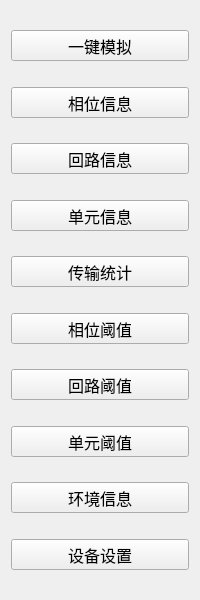
<?xml version="1.0" encoding="UTF-8"?>
<ui version="4.0">
 <class>Z_SimulationToolWid</class>
 <widget class="QWidget" name="Z_SimulationToolWid">
  <property name="geometry">
   <rect>
    <x>0</x>
    <y>0</y>
    <width>200</width>
    <height>600</height>
   </rect>
  </property>
  <property name="font">
   <font>
    <family>微软雅黑</family>
    <pointsize>12</pointsize>
   </font>
  </property>
  <property name="windowTitle">
   <string>Form</string>
  </property>
  <layout class="QVBoxLayout" name="verticalLayout">
   <item>
    <spacer name="verticalSpacer">
     <property name="orientation">
      <enum>Qt::Vertical</enum>
     </property>
     <property name="sizeHint" stdset="0">
      <size>
       <width>20</width>
       <height>40</height>
      </size>
     </property>
    </spacer>
   </item>
   <item>
    <widget class="QPushButton" name="mnTestBtn">
     <property name="minimumSize">
      <size>
       <width>0</width>
       <height>31</height>
      </size>
     </property>
     <property name="text">
      <string>一键模拟</string>
     </property>
    </widget>
   </item>
   <item>
    <spacer name="verticalSpacer_2">
     <property name="orientation">
      <enum>Qt::Vertical</enum>
     </property>
     <property name="sizeHint" stdset="0">
      <size>
       <width>20</width>
       <height>40</height>
      </size>
     </property>
    </spacer>
   </item>
   <item>
    <widget class="QPushButton" name="devBtn">
     <property name="minimumSize">
      <size>
       <width>0</width>
       <height>31</height>
      </size>
     </property>
     <property name="text">
      <string>相位信息</string>
     </property>
    </widget>
   </item>
   <item>
    <spacer name="verticalSpacer_3">
     <property name="orientation">
      <enum>Qt::Vertical</enum>
     </property>
     <property name="sizeHint" stdset="0">
      <size>
       <width>20</width>
       <height>40</height>
      </size>
     </property>
    </spacer>
   </item>
   <item>
    <widget class="QPushButton" name="loopBtn">
     <property name="minimumSize">
      <size>
       <width>0</width>
       <height>31</height>
      </size>
     </property>
     <property name="text">
      <string>回路信息</string>
     </property>
    </widget>
   </item>
   <item>
    <spacer name="verticalSpacer_4">
     <property name="orientation">
      <enum>Qt::Vertical</enum>
     </property>
     <property name="sizeHint" stdset="0">
      <size>
       <width>20</width>
       <height>40</height>
      </size>
     </property>
    </spacer>
   </item>
   <item>
    <widget class="QPushButton" name="outputBtn">
     <property name="minimumSize">
      <size>
       <width>0</width>
       <height>31</height>
      </size>
     </property>
     <property name="text">
      <string>单元信息</string>
     </property>
    </widget>
   </item>
   <item>
    <spacer name="verticalSpacer_5">
     <property name="orientation">
      <enum>Qt::Vertical</enum>
     </property>
     <property name="sizeHint" stdset="0">
      <size>
       <width>20</width>
       <height>40</height>
      </size>
     </property>
    </spacer>
   </item>
   <item>
    <widget class="QPushButton" name="transBtn">
     <property name="minimumSize">
      <size>
       <width>0</width>
       <height>31</height>
      </size>
     </property>
     <property name="text">
      <string>传输统计</string>
     </property>
    </widget>
   </item>
   <item>
    <spacer name="verticalSpacer_6">
     <property name="orientation">
      <enum>Qt::Vertical</enum>
     </property>
     <property name="sizeHint" stdset="0">
      <size>
       <width>20</width>
       <height>40</height>
      </size>
     </property>
    </spacer>
   </item>
   <item>
    <widget class="QPushButton" name="thresholdBtn">
     <property name="minimumSize">
      <size>
       <width>0</width>
       <height>31</height>
      </size>
     </property>
     <property name="text">
      <string>相位阈值</string>
     </property>
    </widget>
   </item>
   <item>
    <spacer name="verticalSpacer_7">
     <property name="orientation">
      <enum>Qt::Vertical</enum>
     </property>
     <property name="sizeHint" stdset="0">
      <size>
       <width>20</width>
       <height>40</height>
      </size>
     </property>
    </spacer>
   </item>
   <item>
    <widget class="QPushButton" name="loopThresholdBtn">
     <property name="minimumSize">
      <size>
       <width>0</width>
       <height>31</height>
      </size>
     </property>
     <property name="text">
      <string>回路阈值</string>
     </property>
    </widget>
   </item>
   <item>
    <spacer name="verticalSpacer_8">
     <property name="orientation">
      <enum>Qt::Vertical</enum>
     </property>
     <property name="sizeHint" stdset="0">
      <size>
       <width>20</width>
       <height>40</height>
      </size>
     </property>
    </spacer>
   </item>
   <item>
    <widget class="QPushButton" name="outputThresholdBtn">
     <property name="minimumSize">
      <size>
       <width>0</width>
       <height>31</height>
      </size>
     </property>
     <property name="text">
      <string>单元阈值</string>
     </property>
    </widget>
   </item>
   <item>
    <spacer name="verticalSpacer_9">
     <property name="orientation">
      <enum>Qt::Vertical</enum>
     </property>
     <property name="sizeHint" stdset="0">
      <size>
       <width>20</width>
       <height>40</height>
      </size>
     </property>
    </spacer>
   </item>
   <item>
    <widget class="QPushButton" name="envBtn">
     <property name="minimumSize">
      <size>
       <width>0</width>
       <height>31</height>
      </size>
     </property>
     <property name="text">
      <string>环境信息</string>
     </property>
    </widget>
   </item>
   <item>
    <spacer name="verticalSpacer_10">
     <property name="orientation">
      <enum>Qt::Vertical</enum>
     </property>
     <property name="sizeHint" stdset="0">
      <size>
       <width>20</width>
       <height>40</height>
      </size>
     </property>
    </spacer>
   </item>
   <item>
    <widget class="QPushButton" name="settingBtn">
     <property name="minimumSize">
      <size>
       <width>0</width>
       <height>31</height>
      </size>
     </property>
     <property name="text">
      <string>设备设置</string>
     </property>
    </widget>
   </item>
   <item>
    <spacer name="verticalSpacer_11">
     <property name="orientation">
      <enum>Qt::Vertical</enum>
     </property>
     <property name="sizeHint" stdset="0">
      <size>
       <width>20</width>
       <height>40</height>
      </size>
     </property>
    </spacer>
   </item>
  </layout>
 </widget>
 <resources/>
 <connections/>
</ui>
